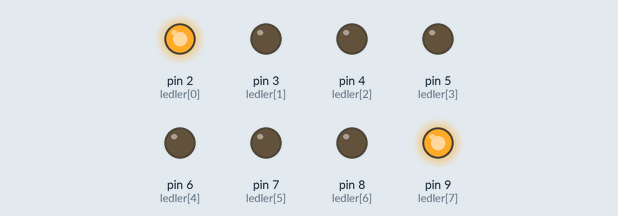
This sketch was run on a simulated Arduino Mega 2560, built with avr-gcc and run on an emulated ATmega2560. On the bench: output pins drawn as LEDs (lit = HIGH).

Above: at 0.5 s.
At 1.5 s:
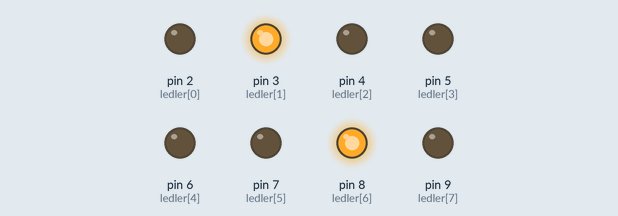
At 2.5 s:
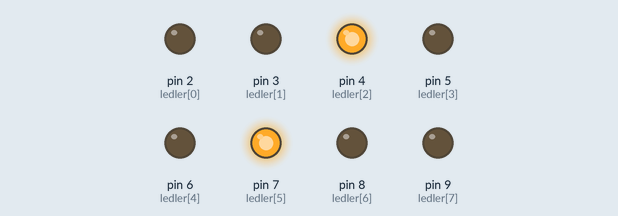
At 3.5 s:
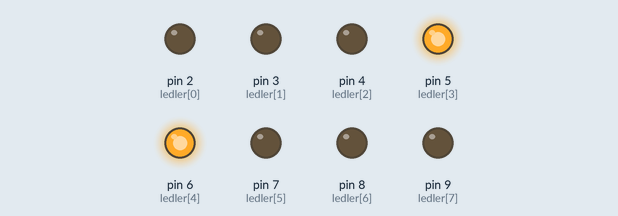
Timing chart, 0 to 5.2 s (numbered marks = the images above):
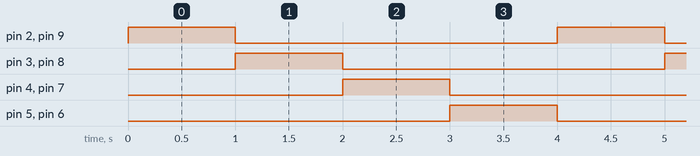

The sketch:

odev.ino
```cpp
byte ledler[8] = {2, 3, 4, 5, 6, 7, 8, 9};


#define pot A10
int bekleme_suresi, pot_deger;

void setup() {
 for (int sayac = 0;sayac <8; sayac++) pinMode(ledler[sayac], OUTPUT);
}

void loop() {
  digitalWrite(ledler[0], HIGH);
digitalWrite(ledler[7], HIGH);
delay(1000);
digitalWrite(ledler[0], LOW);
digitalWrite(ledler[7], LOW);
digitalWrite(ledler[1], HIGH);
digitalWrite(ledler[6], HIGH);
delay(1000);
digitalWrite(ledler[1], LOW);
digitalWrite(ledler[6], LOW);
  digitalWrite(ledler[2], HIGH);
digitalWrite(ledler[5], HIGH);
delay(1000);
digitalWrite(ledler[2], LOW);
digitalWrite(ledler[5], LOW);
digitalWrite(ledler[3], HIGH);
digitalWrite(ledler[4], HIGH);
delay(1000);
digitalWrite(ledler[3], LOW);
digitalWrite(ledler[4], LOW);

}
```

Measured:
- by itself, pin 2 (ledler[0]), pin 3 (ledler[1]), pin 4 (ledler[2]), pin 5 (ledler[3]), pin 6 (ledler[4]), pin 7 (ledler[5]), pin 8 (ledler[6]), pin 9 (ledler[7]): alternates HIGH for 1.0 s and LOW for 3.0 s
- by itself, everything shown: repeats every 4.0 s, in 5 steps
